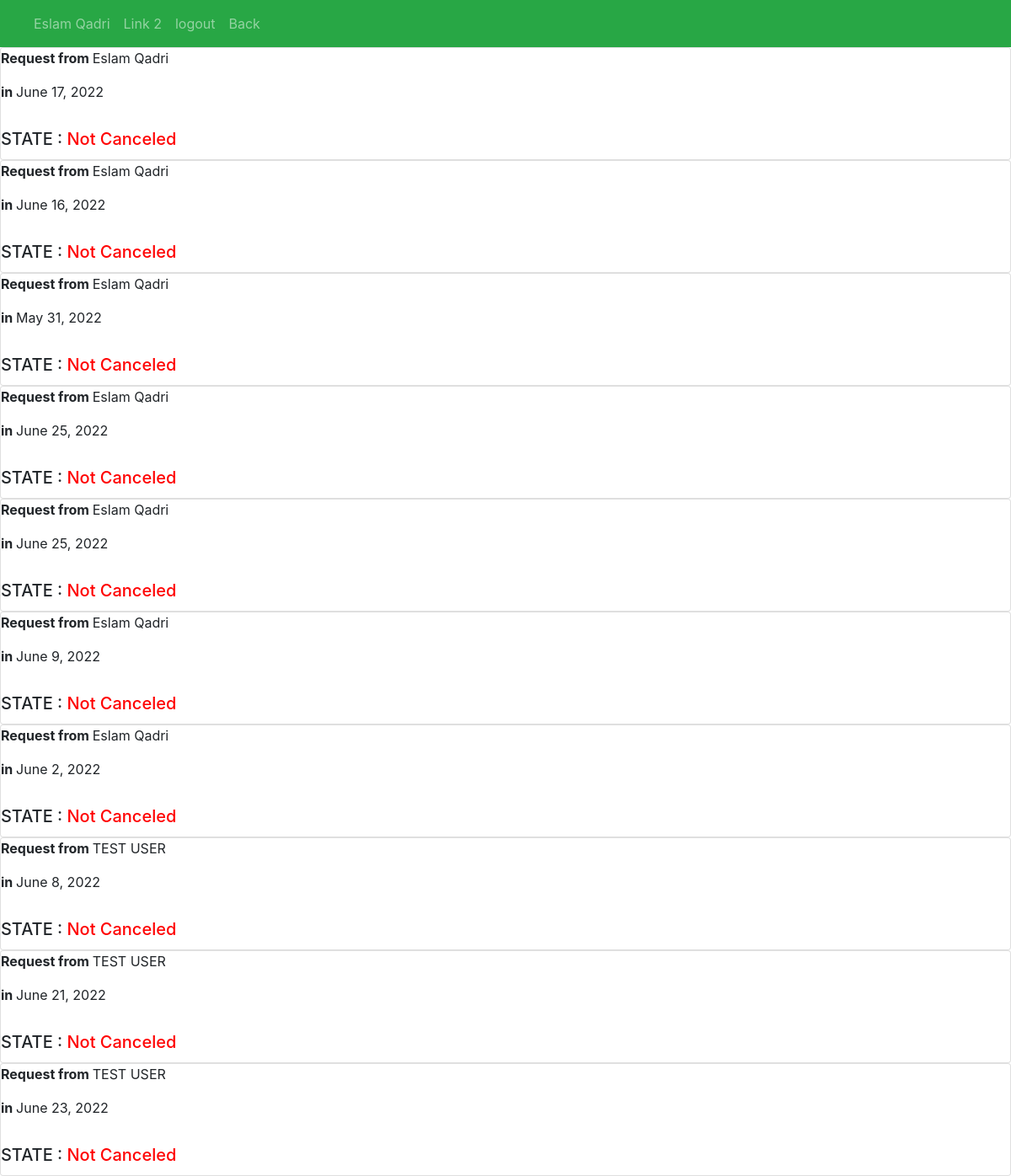
Page /Cancel (signed in) on the earlier database version.
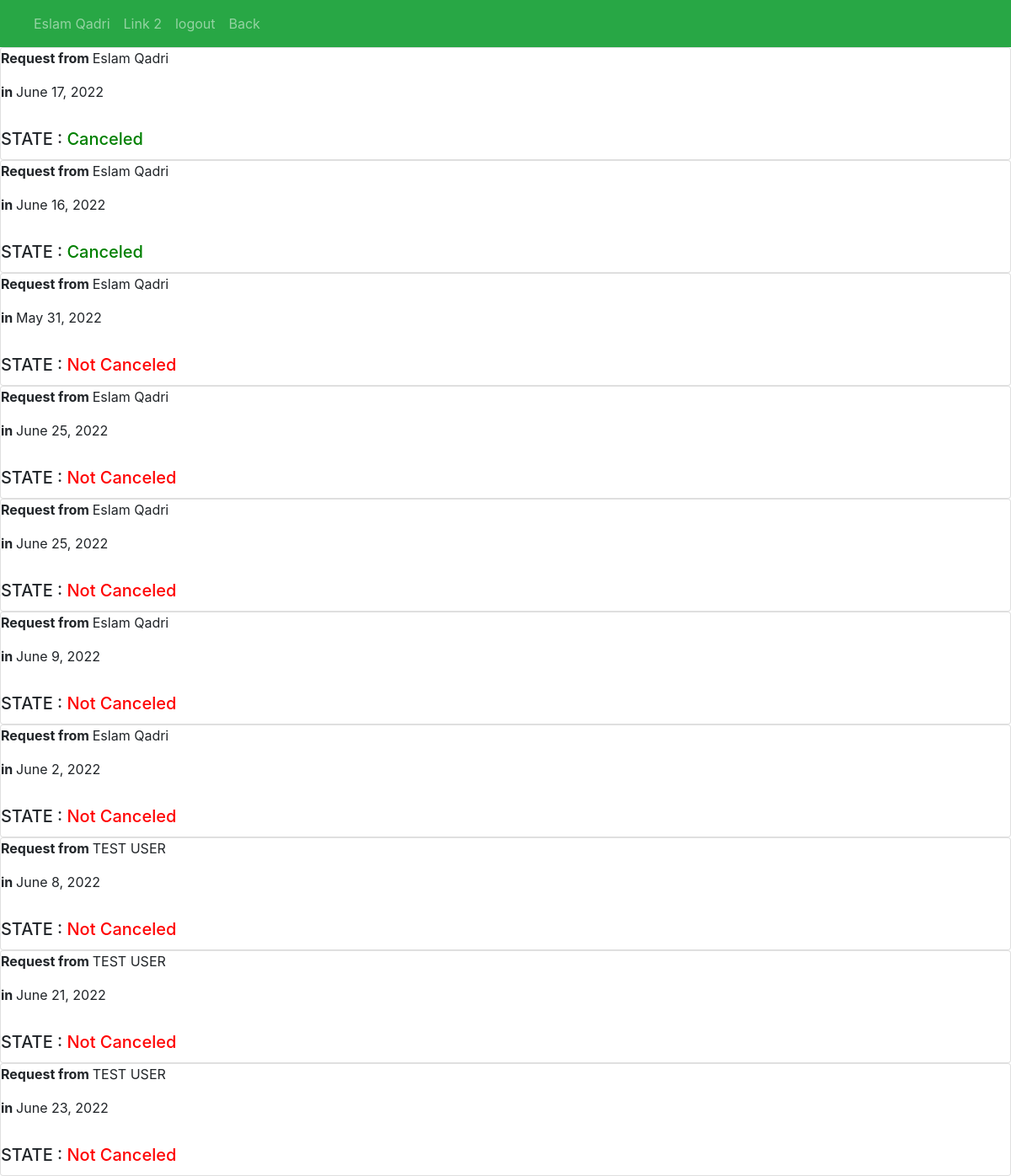
Same page on the later database version.
### aposite/models.py (models this page shows)
class appointments(models.Model):
    user = models.ForeignKey(User,on_delete=models.PROTECT)
    Reserve = models.DateField()
    Cancel =models.BooleanField(default=False)
    approve= models.BooleanField(default=False)
    make_as_missed = models.BooleanField(default=False)
    make_as_finished= models.BooleanField(default=False)

### aposite/views.py (the view)
# urls.py: path("Cancel",views.Cancel,name='Cancel'),
@login_required(login_url='login')
def Cancel(request):
    user= request.user
    query=appointments.objects.all()
    return render(request, 'admin_view/Cancel.html',{'user':user,'query':query})

### aposite/templates/admin_view/Cancel.html (shortened to what this page needs)
{%load static%}
<!DOCTYPE html>
<html lang="en">
    <head>
        <link rel="stylesheet" href="https://maxcdn.bootstrapcdn.com/bootstrap/4.0.0/css/bootstrap.min.css">
    </head>
    <body>
        <nav class="navbar navbar-expand-sm bg-success navbar-dark">
            <ul class="navbar-nav">
              <li class="nav-item">
                <a class="nav-link" href="#">{{user.first_name}} {{user.last_name}}</a>
              </li>
              <li class="nav-item">
                <a class="nav-link" href="#">Link 2</a>
              </li>
              <li class="nav-item">
                <a class="nav-link" href="{% url 'logout' %}">logout</a>
              </li>
              <li class="nav-item">
                <a class="nav-link" href="{% url 'AdminViwe' %}">Back</a>
              </li>
            </ul>
          </nav>
          {%for i in query %}
          <div class=" row-3">
            <div class="card" >
               <p><strong> Request from </strong>  {{i.user.first_name}} {{i.user.last_name}}</p>
               <p><strong>in </strong> {{i.Reserve}}<P>
                {% if  i.Cancel %}
            <h5 class="card-title">STATE : <span style="color: green">Canceled </span></h5>
              {%else%}
              <h5 class="card-title" >STATE : <span style="color: red">Not Canceled</span></h5>
              {%endif%}
              </div>
            </div>
              {%endfor%}
</body>
</html>

Differences in the rows shown:
changed appointments "June 17, 2022": Cancel "Not Canceled" → "Canceled"
changed appointments "June 16, 2022": Cancel "Not Canceled" → "Canceled"
